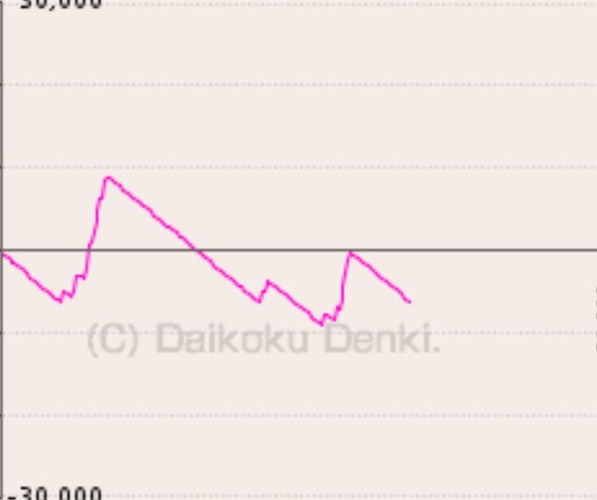
#> input picture backup_20250630_181526/cropped/S__78209130_graph_only.png, 597 x 500 px
$ python -i professional_graph_report.py   (imports and definitions only)
#> lines starting #> are read from the running program, lines starting #| are printed output that depends on the picture; after the words box and inside, x2 and y2 are one past the last pixel; in counts of white or black regions, pixels touching at a corner belong together
#!/usr/bin/env python3
"""
プロフェッショナル・グラフ分析レポート
お客様向け高品質レポート - 完全新設計
"""

import cv2
import numpy as np
import matplotlib.pyplot as plt
import matplotlib.patches as patches
from pathlib import Path
import platform
import json
from datetime import datetime
import glob
import pytesseract
from PIL import Image, ImageEnhance
import re

# 日本語フォント設定
if platform.system() == 'Darwin':  # macOS
    plt.rcParams['font.family'] = 'Hiragino Sans'

class ProfessionalGraphReport:
    def __init__(self):
        self.zero_y = 250
        self.target_30k_y = 4
        self.scale = 30000 / (250 - 4)

        # 10色対応の色検出範囲
        self.color_ranges = {
            'pink': {'lower': np.array([140, 50, 50]), 'upper': np.array([170, 255, 255])},
            'magenta': {'lower': np.array([130, 100, 100]), 'upper': np.array([160, 255, 255])},
            'red': {'lower': np.array([0, 100, 100]), 'upper': np.array([10, 255, 255])},
            'red_high': {'lower': np.array([170, 100, 100]), 'upper': np.array([180, 255, 255])},
            'blue': {'lower': np.array([100, 100, 100]), 'upper': np.array([130, 255, 255])},
            'green': {'lower': np.array([40, 100, 100]), 'upper': np.array([80, 255, 255])},
            'cyan': {'lower': np.array([80, 100, 100]), 'upper': np.array([100, 255, 255])},
            'yellow': {'lower': np.array([20, 100, 100]), 'upper': np.array([40, 255, 255])},
            'orange': {'lower': np.array([10, 100, 100]), 'upper': np.array([25, 255, 255])},
            'purple': {'lower': np.array([120, 100, 100]), 'upper': np.array([140, 255, 255])}
        }

        self.results = []

    def detect_zero_line(self, img):
        """0ライン自動検出"""
        gray = cv2.cvtColor(img, cv2.COLOR_BGR2GRAY)
        height, width = gray.shape

        search_top = height // 3
        search_bottom = height * 2 // 3
        search_region = gray[search_top:search_bottom, :]

        edges = cv2.Canny(search_region, 50, 150)
        lines = cv2.HoughLines(edges, 1, np.pi/180, threshold=int(width*0.3))

        zero_candidates = []

        if lines is not None:
            for rho, theta in lines[0]:
                if abs(theta) < 0.1 or abs(theta - np.pi) < 0.1:
                    y = int(rho / np.sin(theta)) if abs(np.sin(theta)) > 0.1 else search_top
                    if 0 < y < search_region.shape[0]:
                        zero_candidates.append(search_top + y)

        for y in range(search_top, search_bottom):
            row = gray[y, :]
            dark_pixels = np.sum(row < 100)
            if dark_pixels > width * 0.7:
                zero_candidates.append(y)

        if zero_candidates:
            detected = int(np.median(zero_candidates))
            # print(f"  0ライン候補: {len(zero_candidates)}個, 中央値: Y={detected}")
            return detected
        else:
            # print(f"  0ライン候補なし, デフォルト値使用: Y={self.zero_y}")
            return self.zero_y

    def extract_graph_data(self, img_path):
        """多色対応グラフデータ抽出"""
        img = cv2.imread(img_path)
#> img is the input picture: shape (500, 597, 3); mean B, G, R 228.5, 231.9, 242.4
        if img is None:
            return [], "なし", 0

        height, width = img.shape[:2]
#> height = 500; width = 597
        detected_zero = self.detect_zero_line(img)
#> in detect_zero_line, `search_region = gray[search_top:search_bottom, :]`:
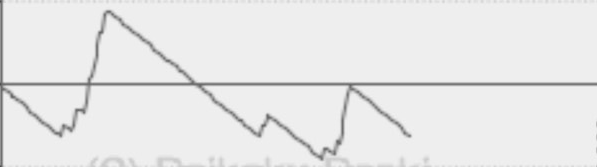
#> search_region: shape (167, 597); min 76, max 243, mean 232.1
#> in detect_zero_line, `edges = cv2.Canny(search_region, 50, 150)`:
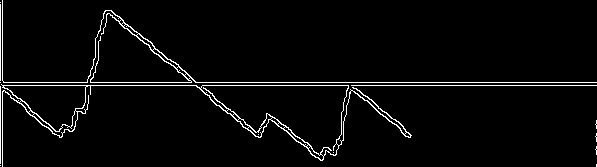
#> edges: shape (167, 597); 3.2% white in thin lines or dots
#> in detect_zero_line, `lines = cv2.HoughLines(edges, 1, np.pi/180, threshold=int(width*0.3))`: lines = [[82, 1.57], [85, 1.57]]
#> the loop in detect_zero_line, `for rho, theta in lines[0]:` made 1 pass
#> after the loop in detect_zero_line, `for rho, theta in lines[0]:`: zero_candidates = []
#> the loop in detect_zero_line, `for y in range(search_top, search_bottom):` made 167 passes
#> dark_pixels on passes 1 to 3: 1, 1, 0
#> detected_zero = 250
        hsv = cv2.cvtColor(img, cv2.COLOR_BGR2HSV)
#> hsv: shape (500, 597, 3); mean H, S, V 14.7, 16.4, 242.4

        best_result = []
        best_color = "なし"
        max_points = 0

        for color_name, color_range in self.color_ranges.items():
            mask = cv2.inRange(hsv, color_range['lower'], color_range['upper'])

            data_points = []
            for x in range(0, width, 2):
                col_mask = mask[:, x]
                colored_pixels = np.where(col_mask > 0)[0]

                if len(colored_pixels) > 0:
                    avg_y = np.mean(colored_pixels)
                    value = (detected_zero - avg_y) * self.scale
                    data_points.append((x, value))

            if len(data_points) > max_points:
                max_points = len(data_points)
                best_result = data_points
                best_color = color_name
#> this loop made 10 passes
#> pass 1, in extract_graph_data, `mask = cv2.inRange(hsv, color_range['lower'], color_range['upper'])`:
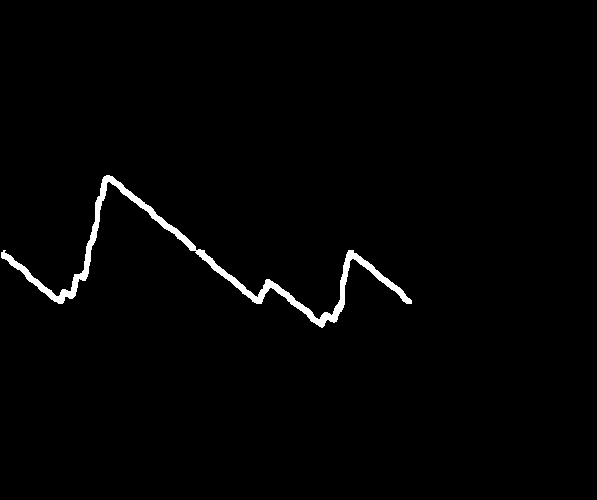
#> mask: shape (500, 597); 1.4% white; 1 white region, box (x1, y1, x2, y2) and area: (1, 175, 412, 328) 4218
#> pass 2, in extract_graph_data, `mask = cv2.inRange(hsv, color_range['lower'], color_range['upper'])`:
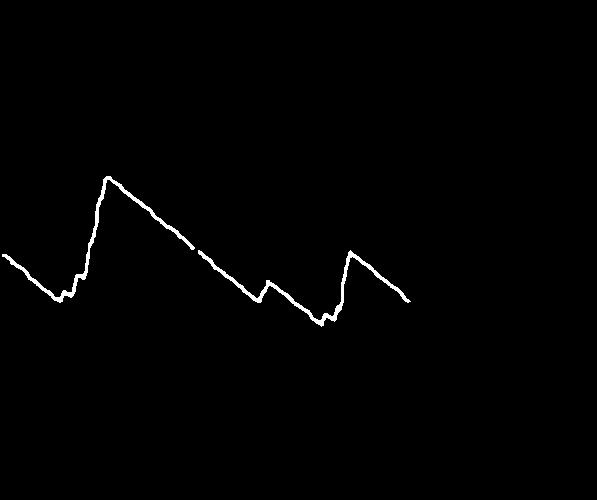
#> mask: shape (500, 597); 0.86% white; 2 white regions, box (x1, y1, x2, y2) and area: (198, 250, 411, 327) 1285, (2, 176, 195, 303) 1273
#> after the loop, best_color = 'pink'; best_result = 205 pairs, first value 2 to 410, second value -8780.5 to 8780.5; max_points = 205

        return best_result, best_color, detected_zero

    # [1666 lines left out: functions extract_machine_info, create_professional_analysis, process_all_images, generate_ultimate_professional_report, not called in this run]

# [19 lines not run here, left out]

>>> result = ProfessionalGraphReport().extract_graph_data('backup_20250630_181526/cropped/S__78209130_graph_only.png')

$ run again, on backup_20250630_181526/cropped/S__78209170_graph_only.png
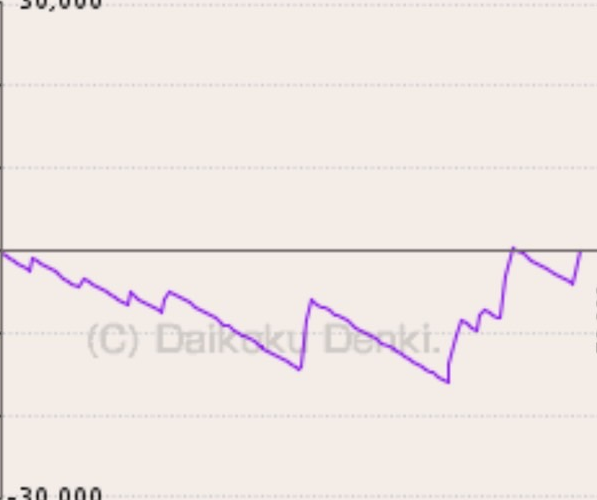
#> input picture backup_20250630_181526/cropped/S__78209170_graph_only.png, 597 x 500 px
#> in extract_graph_data, img is the input picture: shape (500, 597, 3); mean B, G, R 228.8, 232.4, 240.4
#> in detect_zero_line, `edges = cv2.Canny(search_region, 50, 150)`:
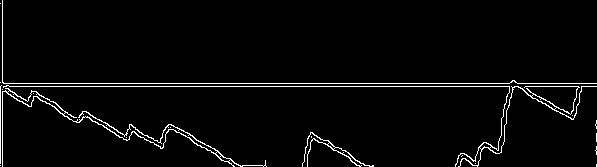
#> edges: shape (167, 597); 3.1% white in thin lines or dots
#> lines = [[83, 1.57], [86, 1.57]]
#> the loop in detect_zero_line, `for rho, theta in lines[0]:` made 1 pass
#> after the loop in detect_zero_line, `for rho, theta in lines[0]:`: zero_candidates = []
#> the loop in detect_zero_line, `for y in range(search_top, search_bottom):` made 167 passes
#> dark_pixels on passes 1 to 3: 0, 1, 1
#> detected_zero = 250
#> hsv: shape (500, 597, 3); mean H, S, V 18.1, 15.3, 241.1
#> the loop in extract_graph_data, `for color_name, color_range in self.color_ranges.items():` made 10 passes
#> pass 2, in extract_graph_data, `mask = cv2.inRange(hsv, color_range['lower'], color_range['upper'])`:
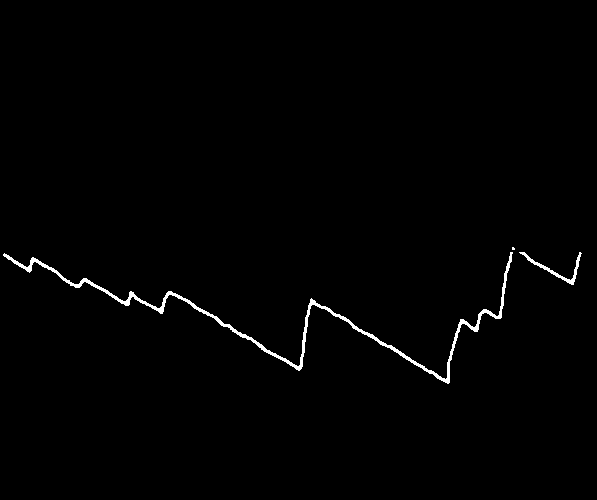
#> mask: shape (500, 597); 0.96% white; 3 white regions (1 under 20 px), largest, box (x1, y1, x2, y2) and area: (3, 252, 513, 384) 2561, (519, 252, 582, 285) 292
#> after the loop in extract_graph_data, `for color_name, color_range in self.color_ranges.items():`: best_color = 'magenta'; best_result = 287 pairs, first value 4 to 580, second value -15853.7 to 182.9; max_points = 287

$ run again, on backup_20250630_181526/cropped/S__78209174_graph_only.png
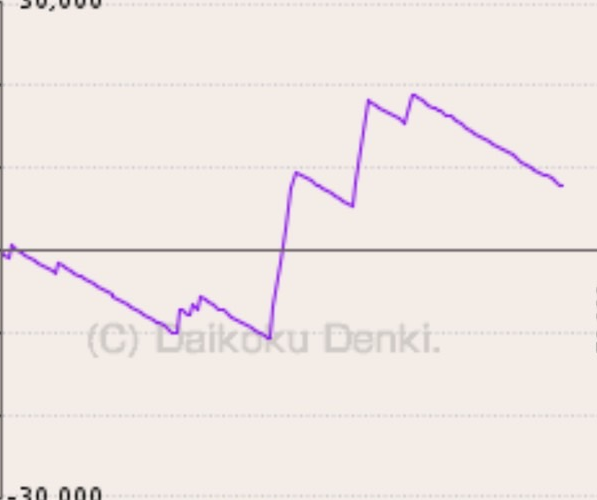
#> input picture backup_20250630_181526/cropped/S__78209174_graph_only.png, 597 x 500 px
#> in extract_graph_data, img is the input picture: shape (500, 597, 3); mean B, G, R 228.9, 232.2, 240.3
#> in detect_zero_line, `edges = cv2.Canny(search_region, 50, 150)`:
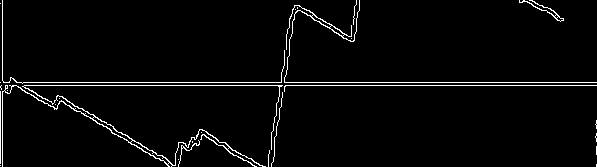
#> edges: shape (167, 597); 3% white in thin lines or dots
#> lines = [[82, 1.57], [85, 1.57]]
#> the loop in detect_zero_line, `for rho, theta in lines[0]:` made 1 pass
#> after the loop in detect_zero_line, `for rho, theta in lines[0]:`: zero_candidates = []
#> the loop in detect_zero_line, `for y in range(search_top, search_bottom):` made 167 passes
#> dark_pixels on passes 1 to 3: 1, 1, 1
#> detected_zero = 250
#> hsv: shape (500, 597, 3); mean H, S, V 19, 15.4, 241
#> the loop in extract_graph_data, `for color_name, color_range in self.color_ranges.items():` made 10 passes
#> pass 2, in extract_graph_data, `mask = cv2.inRange(hsv, color_range['lower'], color_range['upper'])`:
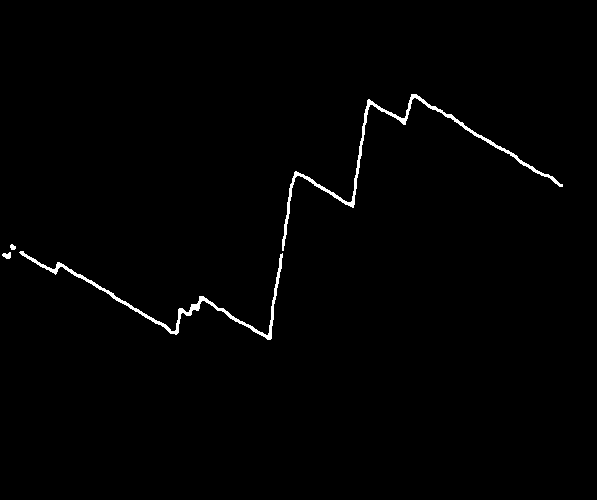
#> mask: shape (500, 597); 1% white; 4 white regions, box (x1, y1, x2, y2) and area: (282, 94, 563, 251) 1574, (19, 251, 283, 340) 1362, (2, 252, 11, 259) 44, (10, 244, 16, 250) 27
#> after the loop in extract_graph_data, `for color_name, color_range in self.color_ranges.items():`: best_color = 'magenta'; best_result = 279 pairs, first value 2 to 562, second value -10548.8 to 18841.5; max_points = 279

$ run again, on backup_20250630_181526/cropped/S__78848012_graph_only.png
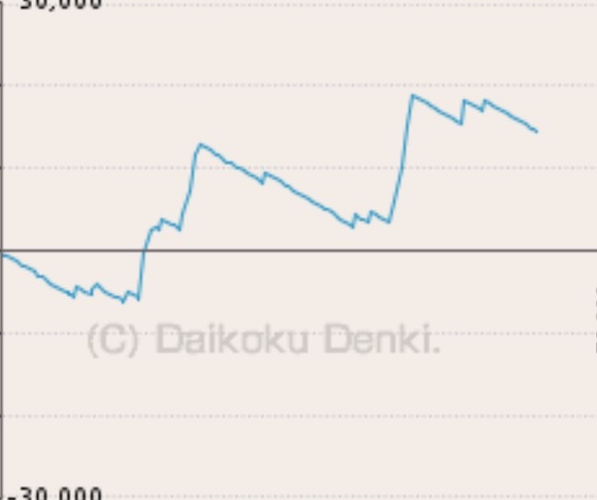
#> input picture backup_20250630_181526/cropped/S__78848012_graph_only.png, 597 x 500 px
#> in extract_graph_data, img is the input picture: shape (500, 597, 3); mean B, G, R 228.5, 233.5, 239.5
#> in detect_zero_line, `search_region = gray[search_top:search_bottom, :]`:
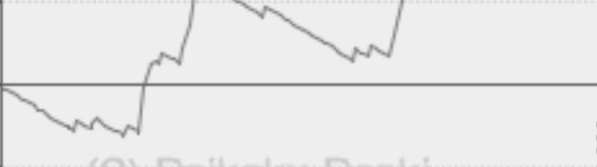
#> search_region: shape (167, 597); min 77, max 242, mean 232.8
#> in detect_zero_line, `edges = cv2.Canny(search_region, 50, 150)`:
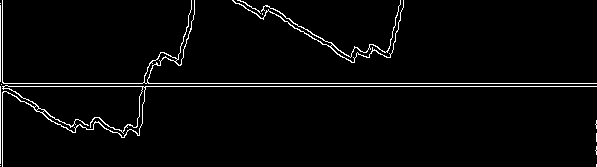
#> edges: shape (167, 597); 3% white in thin lines or dots
#> lines = [[86, 1.57], [83, 1.57]]
#> the loop in detect_zero_line, `for rho, theta in lines[0]:` made 1 pass
#> after the loop in detect_zero_line, `for rho, theta in lines[0]:`: zero_candidates = []
#> the loop in detect_zero_line, `for y in range(search_top, search_bottom):` made 167 passes
#> dark_pixels on passes 1 to 3: 0, 1, 1
#> detected_zero = 250
#> hsv: shape (500, 597, 3); mean H, S, V 17.3, 14.5, 240.6
#> after the loop in extract_graph_data, `for color_name, color_range in self.color_ranges.items():`: best_color = 'cyan'; best_result = 194 pairs, first value 4 to 534, second value -6097.6 to 18780.5; max_points = 194
